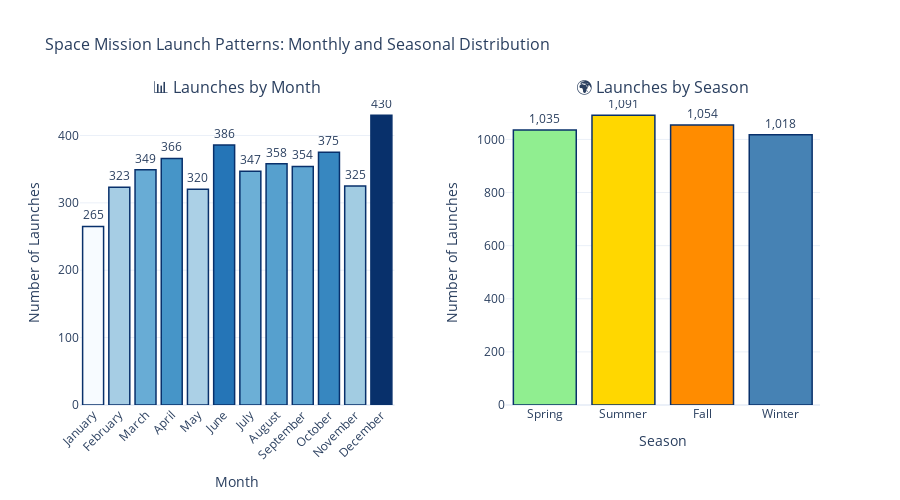

Notebook source saved alongside this figure:
### Code cell
# Visualize monthly and seasonal statistics with bar charts

# Create a figure with two subplots side by side
from plotly.subplots import make_subplots
import plotly.graph_objects as go

fig = make_subplots(
    rows=1, cols=2,
    subplot_titles=('📊 Launches by Month', '🌍 Launches by Season'),
    specs=[[{"type": "bar"}, {"type": "bar"}]],
    horizontal_spacing=0.15
)

# Monthly bar chart
fig.add_trace(
    go.Bar(
        x=month_counts['Month_Name'],
        y=month_counts['Mission_Count'],
        marker=dict(
            color=month_counts['Mission_Count'],
            colorscale='Blues',
            showscale=False,
            line=dict(color='rgb(8,48,107)', width=1.5)
        ),
        text=month_counts['Mission_Count'],
        textposition='outside',
        texttemplate='%{text:,}',
        hovertemplate='<b>%{x}</b><br>Launches: %{y:,}<extra></extra>',
        name='Monthly'
    ),
    row=1, col=1
)

# Seasonal bar chart (need to prepare data)
season_df = pd.DataFrame({
    'Season': season_counts.index,
    'Count': season_counts.values
})
# Order seasons logically
season_order = ['Spring', 'Summer', 'Fall', 'Winter']
season_df['Season'] = pd.Categorical(season_df['Season'], categories=season_order, ordered=True)
season_df = season_df.sort_values('Season')

# Color mapping for seasons
season_colors = {
    'Spring': '#90EE90',  # Light green
    'Summer': '#FFD700',  # Gold
    'Fall': '#FF8C00',    # Dark orange
    'Winter': '#4682B4'   # Steel blue
}

fig.add_trace(
    go.Bar(
        x=season_df['Season'],
        y=season_df['Count'],
        marker=dict(
            color=[season_colors[s] for s in season_df['Season']],
            line=dict(color='rgb(8,48,107)', width=1.5)
        ),
        text=season_df['Count'],
        textposition='outside',
        texttemplate='%{text:,}',
        hovertemplate='<b>%{x}</b><br>Launches: %{y:,}<br>Percentage: %{customdata:.1f}%<extra></extra>',
        customdata=[(c / season_counts.sum() * 100) for c in season_df['Count']],
        name='Seasonal'
    ),
    row=1, col=2
)

# Update layout
fig.update_xaxes(title_text="Month", row=1, col=1, tickangle=-45)
fig.update_xaxes(title_text="Season", row=1, col=2)
fig.update_yaxes(title_text="Number of Launches", row=1, col=1)
fig.update_yaxes(title_text="Number of Launches", row=1, col=2)

fig.update_layout(
    title_text="Space Mission Launch Patterns: Monthly and Seasonal Distribution",
    title_font_size=16,
    showlegend=False,
    height=500,
    template='plotly_white'
)

fig.show()

# Print the statistics alongside
print(f"\n📊 Monthly Launch Statistics:")
print(f"   Most popular month: {month_counts.loc[month_counts['Mission_Count'].idxmax(), 'Month_Name']} "
      f"({month_counts['Mission_Count'].max():,} launches)")
print(f"   Least popular month: {month_counts.loc[month_counts['Mission_Count'].idxmin(), 'Month_Name']} "
      f"({month_counts['Mission_Count'].min():,} launches)")
print(f"   Average per month: {month_counts['Mission_Count'].mean():.0f} launches")
print(f"   Range: {month_counts['Mission_Count'].max() - month_counts['Mission_Count'].min()} launches")

print(f"\n🌍 Seasonal Distribution:")
for season in season_order:
    if season in season_counts.index:
        count = season_counts[season]
        pct = (count / season_counts.sum() * 100)
        print(f"   {season}: {count:,} launches ({pct:.1f}%)")
print(f"   Most active season: {season_counts.idxmax()}")
print(f"   Least active season: {season_counts.idxmin()}")

### Figure 1 — Plotly figure (JSON) as saved in the notebook; plotly's stock layout.template omitted (floating-point values rounded to 4 significant figures)
{"data": [{"hovertemplate": "<b>%{x}</b><br>Launches: %{y:,}<extra></extra>", "marker": {"color": [265, 323, 349, 366, 320, 386, 347, 358, 354, 375, 325, 430], "colorscale": [[0, "rgb(247,251,255)"], [0.125, "rgb(222,235,247)"], [0.25, "rgb(198,219,239)"], [0.375, "rgb(158,202,225)"], [0.5, "rgb(107,174,214)"], [0.625, "rgb(66,146,198)"], [0.75, "rgb(33,113,181)"], [0.875, "rgb(8,81,156)"], [1, "rgb(8,48,107)"]], "line": {"color": "rgb(8,48,107)", "width": 1.5}, "showscale": false}, "name": "Monthly", "text": [265.0, 323.0, 349.0, 366.0, 320.0, 386.0, 347.0, 358.0, 354.0, 375.0, 325.0, 430.0], "textposition": "outside", "texttemplate": "%{text:,}", "type": "bar", "x": ["January", "February", "March", "April", "May", "June", "July", "August", "September", "October", "November", "December"], "xaxis": "x", "y": [265, 323, 349, 366, 320, 386, 347, 358, 354, 375, 325, 430], "yaxis": "y"}, {"customdata": [24.65, 25.99, 25.11, 24.25], "hovertemplate": "<b>%{x}</b><br>Launches: %{y:,}<br>Percentage: %{customdata:.1f}%<extra></extra>", "marker": {"color": ["#90EE90", "#FFD700", "#FF8C00", "#4682B4"], "line": {"color": "rgb(8,48,107)", "width": 1.5}}, "name": "Seasonal", "text": [1035.0, 1091.0, 1054.0, 1018.0], "textposition": "outside", "texttemplate": "%{text:,}", "type": "bar", "x": ["Spring", "Summer", "Fall", "Winter"], "xaxis": "x2", "y": [1035, 1091, 1054, 1018], "yaxis": "y2"}], "layout": {"annotations": [{"font": {"size": 16}, "showarrow": false, "text": "📊 Launches by Month", "x": 0.2125, "xanchor": "center", "xref": "paper", "y": 1, "yanchor": "bottom", "yref": "paper"}, {"font": {"size": 16}, "showarrow": false, "text": "🌍 Launches by Season", "x": 0.7875, "xanchor": "center", "xref": "paper", "y": 1, "yanchor": "bottom", "yref": "paper"}], "height": 500, "showlegend": false, "title": {"font": {"size": 16}, "text": "Space Mission Launch Patterns: Monthly and Seasonal Distribution"}, "xaxis": {"anchor": "y", "domain": [0, 0.425], "tickangle": -45, "title": {"text": "Month"}}, "xaxis2": {"anchor": "y2", "domain": [0.575, 1], "title": {"text": "Season"}}, "yaxis": {"anchor": "x", "domain": [0, 1], "title": {"text": "Number of Launches"}}, "yaxis2": {"anchor": "x2", "domain": [0, 1], "title": {"text": "Number of Launches"}}}}
